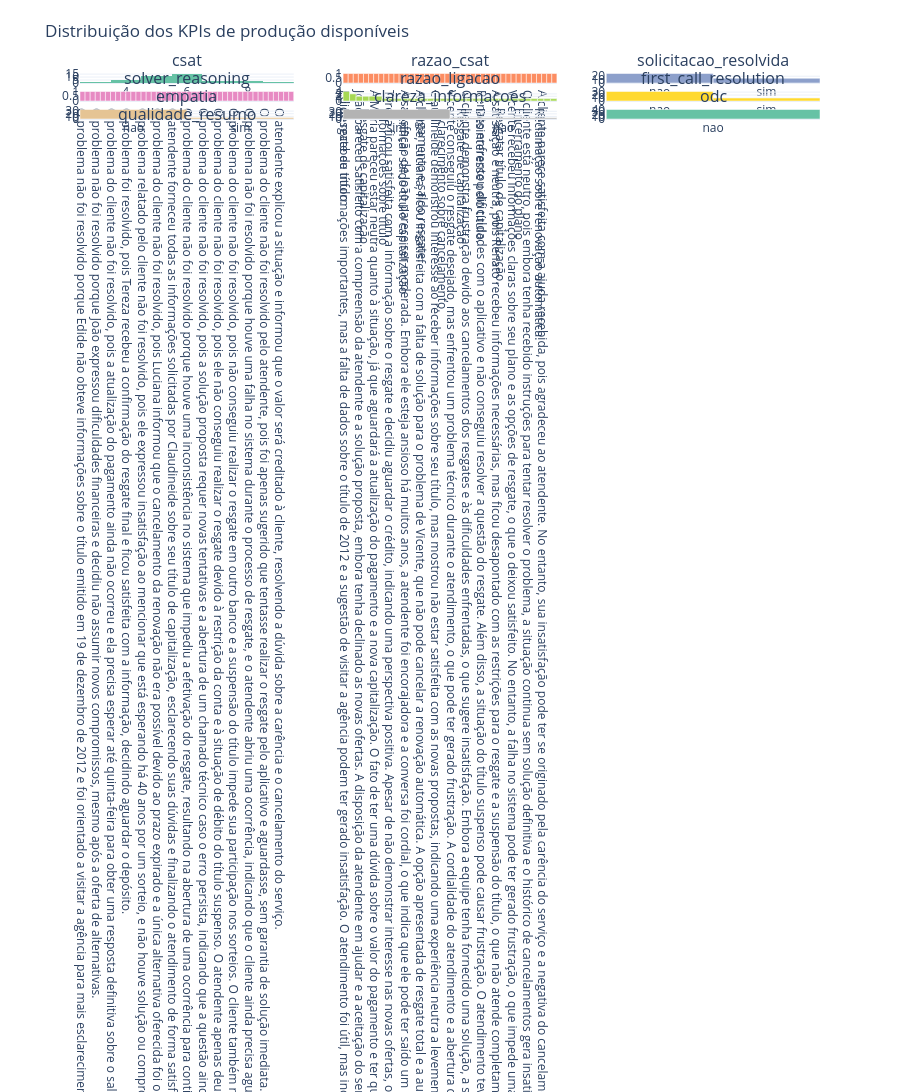

Notebook code cell kept with this figure:
### Markdown cell above
## 3.1 Distribuição dos KPIs de produção disponíveis

Visão geral interativa de todos os `prod_<kpi>` presentes na base: histograma
para KPIs numéricos (ex.: `prod_csat`) e contagem de categorias para KPIs
categóricos (ex.: Sim/Não). `prod_qualidade_resumo` aparece vazio, pois é
sempre criado sem dado real (ver seção 1).

### Code cell
present_prod_cols = [c for c in prod_cols if c in df.columns]
n_cols = 3
n_rows = -(-len(present_prod_cols) // n_cols)  # ceil division

fig_dist = make_subplots(
    rows=n_rows,
    cols=n_cols,
    subplot_titles=[c.replace("prod_", "") for c in present_prod_cols],
)

for i, col in enumerate(present_prod_cols):
    row, c = divmod(i, n_cols)
    row, c = row + 1, c + 1
    series = df[col].dropna()
    color = PLOTLY_COLORWAY[i % len(PLOTLY_COLORWAY)]
    if series.empty:
        continue
    if pd.api.types.is_numeric_dtype(series):
        fig_dist.add_trace(
            go.Histogram(x=series, marker_color=color, name=col, showlegend=False),
            row=row, col=c,
        )
    else:
        counts = series.value_counts()
        fig_dist.add_trace(
            go.Bar(x=counts.index.astype(str), y=counts.values, marker_color=color, name=col, showlegend=False),
            row=row, col=c,
        )

fig_dist.update_layout(
    height=320 * n_rows,
    title_text="Distribuição dos KPIs de produção disponíveis",
    template="plotly_white",
)
fig_dist.show()

### Figure 1 — Plotly figure (JSON) as saved in the notebook; plotly's stock layout.template omitted (floating-point values rounded to 4 significant figures)
{"data": [{"marker": {"color": "rgb(102,194,165)"}, "name": "prod_csat", "showlegend": false, "type": "histogram", "x": [7.0, 6.0, 6.0, 6.0, 8.0, 9.0, 6.0, 4.0, 6.0, 8.0, 6.0, 7.0, 6.0, 5.0, 6.0, 4.0, 3.0, 6.0, 6.0, 5.0, 5.0, 6.0, 5.0, 6.0, 4.0, 5.0, 4.0, 4.0, 5.0, 7.0, 5.0, 5.0, 6.0, 7.0, 6.0, 5.0, 5.0, 5.0, 5.0, 8.0, 6.0, 6.0], "xaxis": "x", "yaxis": "y"}, {"marker": {"color": "rgb(252,141,98)"}, "name": "prod_razao_csat", "showlegend": false, "type": "bar", "x": ["Edide recebeu informações importantes, mas a falta de dados sobre o título de 2012 e a sugestão de visitar a agência podem ter gerado insatisfação. O atendimento foi útil, mas incompleto, afetando a satisfação geral.", "Embora Gilberto tenha compreendido as informações ao final da ligação, sua insatisfação estava evidente na insistência em cancelar o título e resgatar o montante. A confusão inicial e a recusa à oferta adicional indicam uma experiência mista, levando a uma nota acima da média.", "Adivane pareceu confusa com a situação, mas Valéria foi atenciosa e esclarecedora. A troca de informações foi realizada, e houve um encaminhamento para resolução do problema. A insatisfação não foi total, mas a confusão e o erro no sistema impactaram a experiência.", "João pareceu satisfeito com a compreensão da atendente e a solução proposta, embora tenha declinado as novas ofertas. A disposição da atendente em ajudar e a aceitação do serviço de WhatsApp indicam um nível de satisfação acima da média, mas ainda com limitações devido à situação financeira de João.", "O cliente pareceu satisfeito ao receber as informações sobre o crédito e não fez perguntas adicionais, o que indica que entendeu e aceitou a explicação dada. A nota não é 10 pois não houve uma finalização efetiva do atendimento com feedback direto do cliente.", "Maria Luísa parece satisfeita com o atendimento, pois conseguiu contratar o produto desejado, recebeu as informações necessárias e ficou tranquila ao saber que não tinha mais dúvidas. A única observação para não ser 10 seria se houvesse um feedback sobre a experiência de atendimento.", "A Maria pareceu estar neutra quanto à situação, já que aguardará a atualização do pagamento e a nova capitalização. O fato de ter uma dúvida sobre o valor do pagamento e ter que lidar com a correção do IGPM pode ter gerado um leve desconforto.", "Renato ficou insatisfeito com a necessidade de ir à agência e a informação sobre o título suspenso. Embora tenha recebido um atendimento cordial, as limitações financeiras e as restrições em seu resgate impactaram negativamente sua satisfação.", "Apesar de Ana ter fornecido as informações necessárias, a confusão e frustração de Jefferson indicam insatisfação com a burocracia. O atendimento foi útil, mas não totalmente satisfatório devido à dificuldade que ele enfrentou.", "Tereza ficou satisfeita com a informação sobre o resgate e decidiu aguardar o crédito, indicando uma perspectiva positiva. Apesar de não demonstrar interesse nas novas ofertas, o atendimento cordial contribuiu para sua satisfação geral.", "A satisfação do cliente parece ser moderada, pois houve um esclarecimento sobre a situação, mas também há uma preocupação com o cancelamento e a carência, indicando que a situação não foi totalmente satisfatória. O cliente pode ainda se sentir inseguro quanto ao processo de resgate.", "Vicente recebeu informações sobre o seu plano e opções de resgate, o que é positivo. No entanto, a inconsistência no sistema pode ter gerado desconforto, impactando sua satisfação. A oferta de um novo título também pode ter sido vista como uma tentativa de venda, o que pode ter influenciado sua decisão.", "A satisfação de João parece ser moderada. Embora ele esteja ansioso há muitos anos, a atendente foi encorajadora e a conversa foi cordial, o que indica que ele pode ter saído um pouco mais animado, mas ainda permanece com uma expectativa alta e possivelmente alguma frustração acumulada.", "Ronaldo estava neutro, solicitando o cancelamento do título e não demonstrou interesse em novos produtos. Embora o atendimento tenha sido concluído com sucesso, a razão pela qual ele entrou em contato indica insatisfação com o serviço prestado.", "A satisfação do cliente é moderada, pois, embora tenha conseguido efetuar o resgate solicitado, enfrentou interrupções e problemas no sistema durante a ligação, o que pode ter gerado frustração. O motivo de \"desinteresse\" para o resgate também sugere insatisfação com o produto.", "A cliente, Luciana, ficou insatisfeita com a falta de solução para o problema de Vicente, que não pode cancelar a renovação automática. A opção apresentada de resgate total e a ausência de confirmação sobre a comunicação prévia geraram frustração.", "Renato teve dificuldades para realizar o resgate e recebeu informações restritivas sobre a conta, o que gerou insatisfação. Embora o atendimento tenha sido cordial, as dificuldades enfrentadas e o impedimento para participar dos sorteios contribuíram para uma experiência negativa.", "João ficou confuso sobre o título de capitalização e teve dificuldades para entender o processo de resgate, mas, ao final, conseguiu as informações necessárias, embora tenha optado por não ouvir novas propostas. A insatisfação com a confusão e o tempo de espera pesaram na avaliação.", "Claudineide demonstrou interesse ao receber informações sobre seu título, mas mostrou não estar satisfeita com as novas propostas, indicando uma experiência neutra a levemente positiva com o atendimento, já que seu foco estava em entender melhor seu título ativo.", "O cliente ficou neutro, pois recebeu orientações sobre o problema, mas permanece com a insatisfação devido aos cancelamentos dos resgates e à instabilidade da plataforma. A resolução ainda depende de tentativas futuras, o que gera incerteza.", "A cliente demonstrou desinteresse pelo produto, mas recebeu as informações necessárias para o resgate. As interrupções e esperas podem ter causado frustração, resultando em uma satisfação neutra.", "Vicente conseguiu o resgate desejado, mas enfrentou um problema técnico durante o atendimento, o que pode ter gerado frustração. A cordialidade do atendimento e a abertura de uma ocorrência mitigam a insatisfação, resultando em uma avaliação neutra positiva.", "A satisfação do cliente parece ser neutra, pois embora tenha recebido orientações sobre a situação da agência, a questão do cancelamento e a incerteza sobre o resgate do crédito podem ter gerado frustração.", "Claudineide obteve as informações necessárias sobre seu saldo, mas a conversa incluiu notícias desfavoráveis sobre a perda financeira no resgate e falta de interesse nas novas propostas. Isso sugere uma satisfação moderada, mas não total.", "O cliente demonstra frustração devido aos cancelamentos dos resgates e às dificuldades enfrentadas, o que sugere insatisfação. Embora a equipe tenha fornecido uma solução, a situação ainda não foi resolvida, refletindo uma experiência negativa.", "A satisfação de Ronaldo é neutra, pois ele conseguiu cancelar o título e solicitar o resgate, mas não se lembrava de ter feito a solicitação anteriormente e pode ficar insatisfeito com a espera pelo reembolso até 2026.", "O cliente provavelmente ficou insatisfeito, pois a capitalização foi renovada sem autorização e houve a frustração em relação ao cancelamento. Apesar de Lucas fornecer informações, a solução apresentada não foi favorável para o cliente.", "Renato enfrentou dificuldades com o aplicativo e não conseguiu resolver a questão do resgate. Além disso, a situação do título suspenso pode causar frustração. O atendimento teve aspectos positivos, mas a falta de solução imediata impactou a satisfação.", "João demonstra compreensão sobre a necessidade de esperar pelo resgate, mas expressa insatisfação ao recusar uma proposta adicional e não poder acessar o valor imediatamente. A neutralidade se deve à falta de emoções positivas ou negativas destacadas na interação.", "A conversa foi cordial e João parecia satisfeito com a informação sobre os benefícios do título. No entanto, seu relato sobre esperar há 40 anos por um sorteio indica uma frustração que pode afetar sua total satisfação.", "A satisfação é neutra, pois Renato recebeu informações necessárias, mas ficou desapontado com as restrições para o resgate e a suspensão do título, o que não atende completamente suas expectativas. A oferta do novo título também não foi aceita, indicando hesitação.", "O cliente apresentou uma solicitação de cancelamento, indicando insatisfação com o serviço. No entanto, recebeu informações claras sobre o processo de resgate, o que trouxe um certo nível de satisfação, resultando em uma avaliação neutra.", "João pareceu compreender a situação, mas a frustração ao descobrir que não poderia resgatar o valor imediatamente pode ter gerado um leve descontentamento. A recusa da nova proposta também sugere que ele não estava completamente satisfeito com a oferta.", "Vicente recebeu informações claras sobre seu plano e as opções de resgate, o que o deixou satisfeito. No entanto, a falha no sistema pode ter gerado frustração, o que impede uma avaliação mais alta. A proatividade da atendente também foi um ponto positivo.", "A satisfação do cliente parece ser moderada, pois houve confusão sobre o processo de cancelamento e dificuldades na comunicação. Apesar de ter recebido informações sobre o resgate, a frustração inicial pode ter impactado sua experiência.", "João parece estar neutro em relação à situação, pois mesmo após 40 anos esperando os sorteios, não expressa insatisfação, mas também não demonstra satisfação. A chamada se limita a informar os benefícios sem gerar empolgação.", "O cliente está neutro, pois embora tenha recebido instruções para tentar resolver o problema, a situação continua sem solução definitiva e o histórico de cancelamentos gera insatisfação inicial. A falta de clareza na plataforma também é um ponto de frustração.", "Vicente estava neutro em relação ao atendimento, pois, apesar da Cláudia ter lidado com a situação de forma correta, o problema com inconsistência no sistema pode causar insatisfação. A decisão de não aceitar a nova proposta reforça a falta de entusiasmo em relação ao serviço oferecido.", "A satisfação é neutra, pois, embora a equipe tenha fornecido informações e opções sobre a situação, a cliente não ficou satisfeita com a impossibilidade de cancelamento e a necessidade de esperar pelo resgate, o que pode ser frustrante.", "A cliente parece satisfeita com a ajuda recebida, pois agradeceu ao atendente. No entanto, sua insatisfação pode ter se originado pela carência do serviço e a negativa do cancelamento, o que impede uma nota máxima.", "Neide expressou desinteresse pelo produto e enfrentou dificuldades durante a ligação, mas conseguiu realizar o resgate total. A situação apresentou aspectos positivos e negativos, resultando em uma satisfação moderada.", "Claudineide recebeu as informações que solicitou, mas manifestou insatisfação com as propostas apresentadas, indicando que já possui títulos e não se interessou. O atendimento foi cordial, mas a falta de interesse nas ofertas pode refletir uma satisfação mediana."], "xaxis": "x2", "y": [1, 1, 1, 1, 1, 1, 1, 1, 1, 1, 1, 1, 1, 1, 1, 1, 1, 1, 1, 1, 1, 1, 1, 1, 1, 1, 1, 1, 1, 1, 1, 1, 1, 1, 1, 1, 1, 1, 1, 1, 1, 1], "yaxis": "y2"}, {"marker": {"color": "rgb(141,160,203)"}, "name": "prod_solicitacao_resolvida", "showlegend": false, "type": "bar", "x": ["nao", "sim"], "xaxis": "x3", "y": [28, 14], "yaxis": "y3"}, {"marker": {"color": "rgb(231,138,195)"}, "name": "prod_solver_reasoning", "showlegend": false, "type": "bar", "x": ["O problema não foi resolvido porque Edide não obteve informações sobre o título emitido em 19 de dezembro de 2012 e foi orientado a visitar a agência para mais esclarecimentos.", "O atendente explicou claramente as regras de resgate do título de capitalização e Gilberto compreendeu que deveria aguardar o fim da carência para retirar o dinheiro, o que resolveu sua dúvida.", "O cliente decidiu realizar o resgate do valor e a atendente registrou a solicitação, embora tenha informado sobre um erro no sistema que poderia atrasar o processo. A resolução do problema foi efetivada com a confirmação do resgate.", "O problema não foi resolvido porque João expressou dificuldades financeiras e decidiu não assumir novos compromissos, mesmo após a oferta de alternativas.", "O atendente forneceu informações claras sobre o crédito do plano, incluindo prazos e valores, permitindo que o cliente compreendesse a situação e o que esperar, portanto, o problema foi resolvido.", "O problema foi resolvido, pois Maria Luísa conseguiu contratar o UROCAP e recebeu todas as informações necessárias sobre o produto e as condições, além de solicitar as notificações via WhatsApp.", "O problema do cliente não foi resolvido, pois a atualização do pagamento ainda não ocorreu e ela precisa esperar até quinta-feira para obter uma resposta definitiva sobre o saldo e o resgate.", "O problema de Renato não foi resolvido porque ele ainda não conseguiu realizar o resgate através da conta que deseja e possui um título suspenso que o impede de participar dos sorteios.", "O problema não foi resolvido porque Jefferson ainda precisa ir à agência do banco com os documentos, e não recebeu uma solução instantânea para a questão do resgate do título após o falecimento do pai.", "O problema foi resolvido, pois Tereza recebeu a confirmação do resgate final e ficou satisfeita com a informação, decidindo aguardar o depósito.", "O problema não foi resolvido porque o cliente não conseguiu cancelar o título devido à carência e não houve confirmação sobre a data de solicitação do resgate.", "O problema de Vicente não foi resolvido, pois ocorreu uma inconsistência no sistema e uma ocorrência foi aberta para resolver a situação, indicativo de que o processo de resgate não foi finalizado durante a chamada.", "O problema relatado pelo cliente não foi resolvido, pois ele expressou insatisfação ao mencionar que está esperando há 40 anos por um sorteio, e não houve solução ou compromisso para resolver sua situação.", "O problema do cliente foi resolvido, pois ele solicitou o cancelamento do título e o resgate total do valor, que foi confirmado pelo atendente.", "O problema foi resolvido, pois a atendente confirmou o saldo, aceitou o pedido de resgate total do título e verificou a conta para o crédito.", "O problema do cliente não foi resolvido, pois Luciana informou que o cancelamento da renovação não era possível devido ao prazo expirado e a única alternativa oferecida foi o resgate total com carência.", "O problema de resgate não foi resolvido, pois Renato precisaria ir a uma agência para mudar a conta. Além disso, a questão do título suspenso também não foi solucionada, pois ele não pode participar dos sorteios.", "O problema não foi resolvido, pois o cliente não conseguiu resgatar o valor desejado e precisa esperar até o fim do período de carência para solicitar o resgate.", "O atendente forneceu todas as informações solicitadas por Claudineide sobre seu título de capitalização, esclarecendo suas dúvidas e finalizando o atendimento de forma satisfatória.", "O problema não foi resolvido pelo atendente, pois ele apenas orientou o cliente a tentar novamente e aguardar, sem garantir a resolução do erro.", "O problema foi resolvido, pois Neide solicitou e recebeu informações sobre o resgate total de capitalização conforme desejado, permitindo que ela tomasse uma decisão informada.", "O problema do cliente não foi resolvido porque houve uma inconsistência no sistema que impediu a efetivação do resgate, resultando na abertura de uma ocorrência para continuidade do atendimento por outra equipe.", "O problema não foi resolvido porque o cancelamento foi negado devido à carência da agência, e não há confirmação da data exata do pedido de resgate do crédito.", "O problema de Claudineide sobre o saldo de seu título de capitalização foi esclarecido, mas não houve resolução para sua intenção de resgatar o valor sem perda financeira.", "O problema do cliente não foi resolvido, pois a solução proposta requer novas tentativas e a abertura de um chamado técnico caso o erro persista, indicando que a questão ainda está em andamento e sem garantia de resolução imediata.", "O problema do cliente foi resolvido, pois ele conseguiu cancelar seu título e solicitar o resgate do valor total.", "O problema não foi resolvido, pois a solicitação de cancelamento da capitalização não pôde ser atendida devido ao prazo de cancelamento já ter expirado, deixando o cliente com a opção de resgate apenas parcial ou total após carência.", "O problema do cliente não foi resolvido, pois ele não conseguiu realizar o resgate devido à restrição da conta e à situação de débito do título suspenso. O atendente apenas deu orientações, mas não solucionou a dificuldade de Renato.", "O problema não foi resolvido, pois João precisará esperar até o fim da carência para resgatar o valor, e a atendente apenas esclareceu a situação.", "O problema de João não foi resolvido, pois ele está esperando por um sorteio há mais de 40 anos e a atendente apenas forneceu informações sobre os benefícios do título, mas não abordou a sua expectativa em relação aos sorteios.", "O problema do cliente não foi resolvido, pois não conseguiu realizar o resgate em outro banco e a suspensão do título impede sua participação nos sorteios. O cliente também não aceitou a oferta de um novo título.", "O problema foi resolvido, pois Damaris atendeu à solicitação de Ronaldo para cancelar o título e processar o resgate total do valor capitalizado.", "O problema não foi resolvido, pois João não pode resgatar os R$ 150 imediatamente devido ao período de carência ainda em vigor.", "O problema não foi resolvido porque houve uma falha no sistema durante o processo de resgate, e o atendente abriu uma ocorrência, indicando que o cliente ainda precisa aguardar a resolução pelo time especializado.", "O atendente explicou a situação da carência e confirmou que o pedido de resgate será creditado, resolvendo assim a dúvida da cliente sobre a questão do cancelamento.", "O atendimento não resolveu o problema de João, que está insatisfeito por esperar os sorteios há 40 anos sem uma solução ou atualização sobre sua situação.", "O problema do cliente não foi resolvido pelo atendente, pois foi apenas sugerido que tentasse realizar o resgate pelo aplicativo e aguardasse, sem garantia de solução imediata.", "O problema do cliente não foi resolvido, pois houve uma inconsistência no sistema que impediu o resgate parcial imediato e foi necessário abrir uma ocorrência para solucionar a questão, com retorno em até sete dias.", "O problema não foi resolvido, pois o cliente não pode cancelar a renovação automática e terá que aguardar o período de carência para o resgate total, sem opção de cancelamento imediato.", "O atendente explicou a situação e informou que o valor será creditado à cliente, resolvendo a dúvida sobre a carência e o cancelamento do serviço.", "O problema foi resolvido, pois o atendente confirmou o resgate total solicitado por Neide e habilitou o depósito do crédito na conta poupança, apesar das dificuldades no sistema.", "O problema relatado por Claudineide sobre o saldo e perda financeira em caso de resgate não foi resolvido, pois ela não recebeu uma solução para suas dúvidas específicas sobre resgates e perdas, apenas informações gerais sobre seu título."], "xaxis": "x4", "y": [1, 1, 1, 1, 1, 1, 1, 1, 1, 1, 1, 1, 1, 1, 1, 1, 1, 1, 1, 1, 1, 1, 1, 1, 1, 1, 1, 1, 1, 1, 1, 1, 1, 1, 1, 1, 1, 1, 1, 1, 1, 1], "yaxis": "y4"}, {"marker": {"color": "rgb(166,216,84)"}, "name": "prod_razao_ligacao", "showlegend": false, "type": "bar", "x": ["Resgate de título.", "Cancelamento de título", "Reclamação sobre capitalização.", "Resgate de capitalização.", "Encerrar plano de capitalização.", "Cancelamento de serviço", "Informações sobre título", "Cancelar título de capitalização", "Resgate de título capitalização.", "Verificar saldo título capitalização", "Obter informações sobre crédito", "Contratação de título de capitalização.", "Pagamento e saldo resgate.", "Informações sobre resgate.", "Confirmação de resgate.", "Esclarecimento sobre cancelamento.", "Encerrar plano de capitalização", "Informação sobre sorteios.", "Resgate de capitalização", "Informações sobre título.", "Problemas com resgates.", "Desinteresse pelo título.", "Informações sobre saldo", "Problema com resgate.", "Resgatar título de capitalização.", "Consultar sorteios título.", "Resgatar saldo de capitalização", "Encerramento do plano", "Informar sobre benefícios.", "Problema com resgate cliente.", "Reclamação sobre renovação automática.", "Esclarecer dúvidas sobre serviço.", "Informações sobre saldo de título"], "xaxis": "x5", "y": [4, 3, 2, 2, 2, 2, 1, 1, 1, 1, 1, 1, 1, 1, 1, 1, 1, 1, 1, 1, 1, 1, 1, 1, 1, 1, 1, 1, 1, 1, 1, 1, 1], "yaxis": "y5"}, {"marker": {"color": "rgb(255,217,47)"}, "name": "prod_first_call_resolution", "showlegend": false, "type": "bar", "x": ["nao", "sim"], "xaxis": "x6", "y": [32, 10], "yaxis": "y6"}, {"marker": {"color": "rgb(229,196,148)"}, "name": "prod_empatia", "showlegend": false, "type": "bar", "x": ["nao", "sim"], "xaxis": "x7", "y": [36, 6], "yaxis": "y7"}, {"marker": {"color": "rgb(179,179,179)"}, "name": "prod_clareza_informacoes", "showlegend": false, "type": "bar", "x": ["sim", "nao"], "xaxis": "x8", "y": [37, 5], "yaxis": "y8"}, {"marker": {"color": "rgb(102,194,165)"}, "name": "prod_odc", "showlegend": false, "type": "bar", "x": ["nao"], "xaxis": "x9", "y": [42], "yaxis": "y9"}], "layout": {"annotations": [{"font": {"size": 16}, "showarrow": false, "text": "csat", "x": 0.1444, "xanchor": "center", "xref": "paper", "y": 1, "yanchor": "bottom", "yref": "paper"}, {"font": {"size": 16}, "showarrow": false, "text": "razao_csat", "x": 0.5, "xanchor": "center", "xref": "paper", "y": 1, "yanchor": "bottom", "yref": "paper"}, {"font": {"size": 16}, "showarrow": false, "text": "solicitacao_resolvida", "x": 0.8556, "xanchor": "center", "xref": "paper", "y": 1, "yanchor": "bottom", "yref": "paper"}, {"font": {"size": 16}, "showarrow": false, "text": "solver_reasoning", "x": 0.1444, "xanchor": "center", "xref": "paper", "y": 0.7188, "yanchor": "bottom", "yref": "paper"}, {"font": {"size": 16}, "showarrow": false, "text": "razao_ligacao", "x": 0.5, "xanchor": "center", "xref": "paper", "y": 0.7188, "yanchor": "bottom", "yref": "paper"}, {"font": {"size": 16}, "showarrow": false, "text": "first_call_resolution", "x": 0.8556, "xanchor": "center", "xref": "paper", "y": 0.7188, "yanchor": "bottom", "yref": "paper"}, {"font": {"size": 16}, "showarrow": false, "text": "empatia", "x": 0.1444, "xanchor": "center", "xref": "paper", "y": 0.4375, "yanchor": "bottom", "yref": "paper"}, {"font": {"size": 16}, "showarrow": false, "text": "clareza_informacoes", "x": 0.5, "xanchor": "center", "xref": "paper", "y": 0.4375, "yanchor": "bottom", "yref": "paper"}, {"font": {"size": 16}, "showarrow": false, "text": "odc", "x": 0.8556, "xanchor": "center", "xref": "paper", "y": 0.4375, "yanchor": "bottom", "yref": "paper"}, {"font": {"size": 16}, "showarrow": false, "text": "qualidade_resumo", "x": 0.1444, "xanchor": "center", "xref": "paper", "y": 0.1562, "yanchor": "bottom", "yref": "paper"}], "height": 1280, "title": {"text": "Distribuição dos KPIs de produção disponíveis"}, "xaxis": {"anchor": "y", "domain": [0, 0.2889]}, "xaxis10": {"anchor": "y10", "domain": [0, 0.2889]}, "xaxis11": {"anchor": "y11", "domain": [0.3556, 0.6444]}, "xaxis12": {"anchor": "y12", "domain": [0.7111, 1]}, "xaxis2": {"anchor": "y2", "domain": [0.3556, 0.6444]}, "xaxis3": {"anchor": "y3", "domain": [0.7111, 1]}, "xaxis4": {"anchor": "y4", "domain": [0, 0.2889]}, "xaxis5": {"anchor": "y5", "domain": [0.3556, 0.6444]}, "xaxis6": {"anchor": "y6", "domain": [0.7111, 1]}, "xaxis7": {"anchor": "y7", "domain": [0, 0.2889]}, "xaxis8": {"anchor": "y8", "domain": [0.3556, 0.6444]}, "xaxis9": {"anchor": "y9", "domain": [0.7111, 1]}, "yaxis": {"anchor": "x", "domain": [0.8438, 1]}, "yaxis10": {"anchor": "x10", "domain": [0, 0.1562]}, "yaxis11": {"anchor": "x11", "domain": [0, 0.1562]}, "yaxis12": {"anchor": "x12", "domain": [0, 0.1562]}, "yaxis2": {"anchor": "x2", "domain": [0.8438, 1]}, "yaxis3": {"anchor": "x3", "domain": [0.8438, 1]}, "yaxis4": {"anchor": "x4", "domain": [0.5625, 0.7188]}, "yaxis5": {"anchor": "x5", "domain": [0.5625, 0.7188]}, "yaxis6": {"anchor": "x6", "domain": [0.5625, 0.7188]}, "yaxis7": {"anchor": "x7", "domain": [0.2812, 0.4375]}, "yaxis8": {"anchor": "x8", "domain": [0.2812, 0.4375]}, "yaxis9": {"anchor": "x9", "domain": [0.2812, 0.4375]}}}
